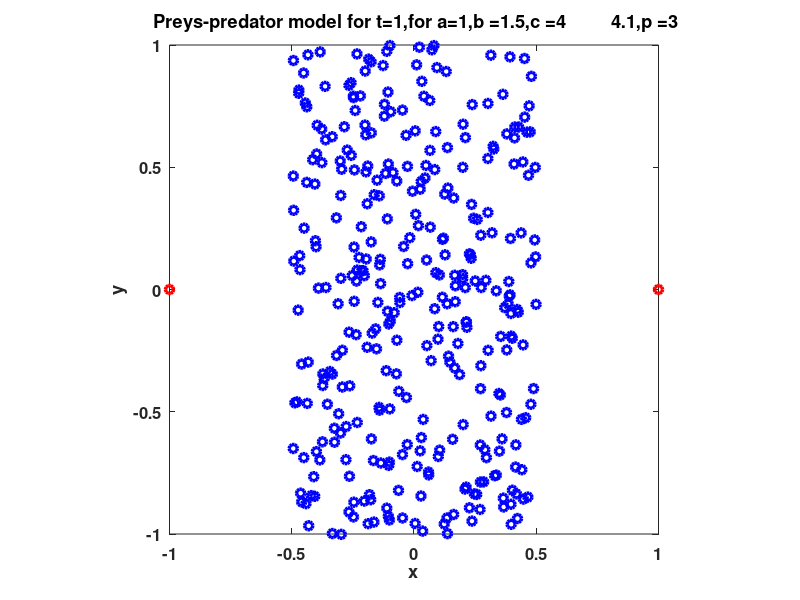

Write MATLAB code to recreate this figure. (Note: this script raises an error after producing the figure.)
% main file 
clc
close all
clear all

% Fix parameters
Nstar = 3;                  % number of nearest preys 

N     = 500;                % number of preys
dt    = 0.1;                % time step
tf    = 10; t0 = 0;         % time interval 
steps = (tf-t0)/dt + 1;     % number of steps


par.p      = 3;         % distance influence
par.a      = 1;         % attraction between preys
par.b      =1.5;        % repulsion between preys and predators 
par.c    = [4 4.1];     % attraction between predators and preys 
par.R = 0.1;            % repulsion between predators 

par.g =1e-10;               % penalization term 

% selection of the control
disp ('[1] Control 1')
disp('[2] Control 2')
disp('[3] Control 3')
P1 = input('initial data 1-3: ');

% initial data
% preys positions
x = -0.5+rand(N,1);       
y = -1.5+3*rand(N,1);

% predators position
zx = [-1 ; 1];
zy = [0;0];

% plot of initial data
figure
plot(x,y,'bo','LineWidth',2.5)
hold on
plot(zx,zy,'ro','LineWidth',2.5)
axis([-1,1,-1,1])
axis('equal')
xlabel('x','FontSize',12,'FontWeight','bold')
ylabel('y','FontSize',12,'FontWeight','bold')
 title([' Preys-predator model for t=' num2str(1),',for a=' num2str(par.a),...
    ',b =' num2str(par.b), ',c =' num2str(par.c),',p =' num2str(par.p)])
set(gca,'FontSize',12,'FontWeight','bold')


B   = @(r) par.b./(r.^2);        % preys predators repulsion
A  = @(r) r.^(-2)-par.a;         % preys preys repulsion and attraction
C= @(r)r.^(-par.p);              % attraction between predators and preys


figure
for i = 1:steps-1
     
    Rx   = sqrt((x-x').^2 + (y-y').^2+eye(N));  % matrix of distances
    Rz   = sqrt((x-zx').^2 + (y-zy').^2);       % matrix of distances
    Rzz = sqrt((zx-zx').^2+(zy-zy').^2);        % matrix of distances
    
    FA   = A(Rx);  % repulsion and attraction force between preys
    FB = B(Rz);    % repulsion force between preys and predators 
    FC = C(Rz);    % attraction force between predators and preys
    
    % control 1 
    if P1==1
        xbar =sum(x)/N;
        ybar=sum(y)/N;
    end
    
    % control 2
    if P1==2 
        V1 = ((sum(zx)/2-x).^2+(sum(zy)/2-y).^2).^(1/2);
        V=V1<=(min(V1)+max(V1))/2;
        xbar=sum(V.*x)/sum(V);
        ybar=sum(V.*y)/sum(V);
    end
    
    % control 3
    if P1==3
        V1 = ((sum(zx)/2-x).^2+(sum(zy)/2-y).^2).^(1/2);

        [s,in]=sort(V1);
        Vx=0;
        Vy=0;
        for k=1:Nstar
            Vx=Vx+x(in(k));
            Vy=Vy+y(in(k));
        end
        xbar = Vx/Nstar;
        ybar = Vy/Nstar;
    end

    % preys forces
    vx = x; vy = y;
    for j=1:N
        vx (j) =  (sum(FA(j,:)'.*(x(j)-x)))./N + sum(FB(j,:)'.*(x(j)-zx));
        vy (j) =  (sum(FA(j,:)'.*(y(j)-y)))./N + sum(FB(j,:)'.*(y(j)-zy));
    end
    
    % Euler method 
    x=x+dt*vx;
    y=y+dt*vy;

    % predators force 
    for k=1:2
        vzx(k) =sum(par.c(k)*FC(:,k).*(x-zx(k)))/N-par.R*sum(zx(k)-zx);
        vzy(k) =sum(par.c(k)*FC(:,k).*(y-zy(k)))/N-par.R*sum(zy(k)-zy);

    end
    
    % control
    ux= (-sum(zx)-dt*sum(vzx)+2*xbar)/(2*dt+par.g);
    uy= (-sum(zy)-dt*sum(vzy)+2*ybar)/(2*dt+par.g);
    
    % Euler method 
    zx=zx+dt*sum(vzx)+dt*ux;
    zy=zy+dt*sum(vzy)+dt*uy;
    
    
    % time evolution
    plot(x,y,'bo','LineWidth',2.5)
    hold on
    plot(zx,zy,'ro','LineWidth',2.5)
    axis([-6,6,-6,6])
    %axis('equal')
    title([' Preys-predator model for t=' num2str(i+1),',for a=' num2str(par.a),...
    ',b =' num2str(par.b), ',c =' num2str(par.c),',p =' num2str(par.p)])
    pause(0.1)
    hold off
    drawnow
end
xlabel('x','FontSize',12,'FontWeight','bold')
ylabel('y','FontSize',12,'FontWeight','bold')
 
set(gca,'FontSize',12,'FontWeight','bold')
